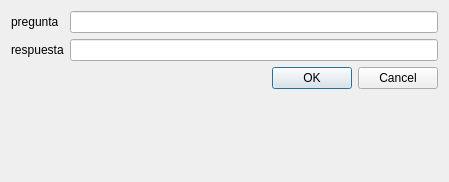
<?xml version="1.0" encoding="UTF-8"?>
<ui version="4.0">
 <class>preguntasdialog</class>
 <widget class="QDialog" name="preguntasdialog">
  <property name="geometry">
   <rect>
    <x>0</x>
    <y>0</y>
    <width>449</width>
    <height>182</height>
   </rect>
  </property>
  <property name="windowTitle">
   <string>Dialog</string>
  </property>
  <layout class="QFormLayout" name="formLayout">
   <item row="0" column="0">
    <widget class="QLabel" name="lblpregunta">
     <property name="text">
      <string>pregunta</string>
     </property>
    </widget>
   </item>
   <item row="0" column="1">
    <widget class="QLineEdit" name="lnlpregunta"/>
   </item>
   <item row="1" column="0">
    <widget class="QLabel" name="lblrespuesta">
     <property name="text">
      <string>respuesta</string>
     </property>
    </widget>
   </item>
   <item row="1" column="1">
    <widget class="QLineEdit" name="lnlrespuesta"/>
   </item>
   <item row="2" column="1">
    <widget class="QDialogButtonBox" name="buttonBox">
     <property name="orientation">
      <enum>Qt::Horizontal</enum>
     </property>
     <property name="standardButtons">
      <set>QDialogButtonBox::Cancel|QDialogButtonBox::Ok</set>
     </property>
    </widget>
   </item>
  </layout>
 </widget>
 <resources/>
 <connections>
  <connection>
   <sender>buttonBox</sender>
   <signal>accepted()</signal>
   <receiver>preguntasdialog</receiver>
   <slot>accept()</slot>
   <hints>
    <hint type="sourcelabel">
     <x>248</x>
     <y>254</y>
    </hint>
    <hint type="destinationlabel">
     <x>157</x>
     <y>274</y>
    </hint>
   </hints>
  </connection>
  <connection>
   <sender>buttonBox</sender>
   <signal>rejected()</signal>
   <receiver>preguntasdialog</receiver>
   <slot>reject()</slot>
   <hints>
    <hint type="sourcelabel">
     <x>316</x>
     <y>260</y>
    </hint>
    <hint type="destinationlabel">
     <x>286</x>
     <y>274</y>
    </hint>
   </hints>
  </connection>
 </connections>
</ui>
